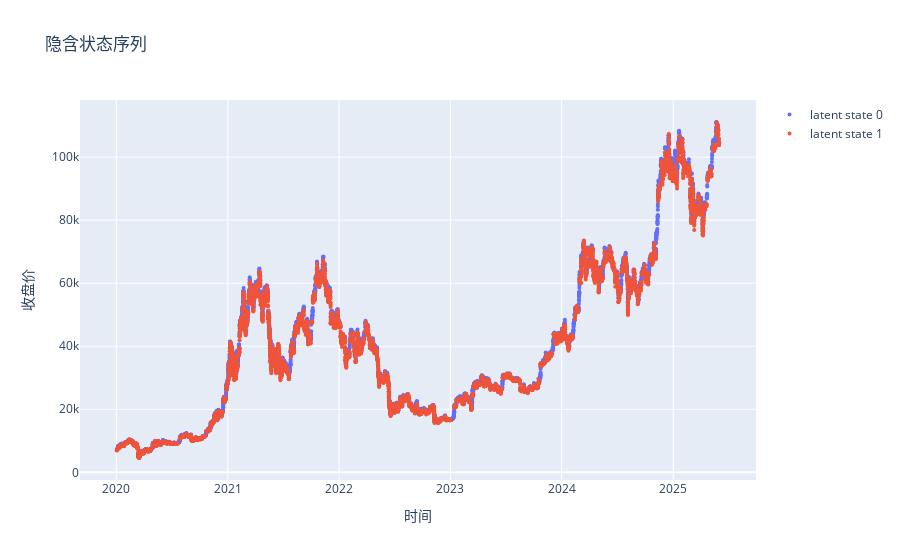

Notebook code cell kept with this figure:
### Code cell
from hmmlearn.hmm import GMMHMM  # noqa
import plotly.graph_objects as go
import plotly.express as px
import pandas as pd  # noqa

from jesse.helpers import timestamp_to_time  # noqa

mix = 3  ### GMM mix参数

close_arr = merged_bar[:, 2]
high_arr = merged_bar[:, 3][L:]
low_arr = merged_bar[:, 4][L:]

log_return = np.log(close_arr[1:] / close_arr[:-1])[L - 1 :]
log_return_L = np.log(close_arr[L:] / close_arr[:-L])
HL_diff = np.log(high_arr / low_arr)

X = np.column_stack([HL_diff, log_return_L, log_return])

datelist = np.asarray(
    [pd.Timestamp(timestamp_to_time(i)) for i in merged_bar[:, 0][L:]]
)
closeidx = merged_bar[:, 2][L:]

assert len(datelist) == len(closeidx)
assert len(datelist) == len(X)

gmm = GMMHMM(
    n_components=2,
    n_mix=mix,
    covariance_type="diag",
    n_iter=1000,
    # weights_prior=2,
    means_weight=0.5,
    random_state=741,
)
gmm.fit(X)
latent_states_sequence = gmm.predict(X)

print(np.unique(latent_states_sequence, return_counts=True))

fig = go.Figure()
colors = px.colors.qualitative.Plotly

for i in range(gmm.n_components):
    state = latent_states_sequence == i
    fig.add_trace(
        go.Scatter(
            x=datelist[state],
            y=closeidx[state],
            mode="markers",
            name=f"latent state {i}",
            marker=dict(color=colors[i % len(colors)], size=4),
        )
    )

fig.update_layout(
    title="隐含状态序列",
    xaxis_title="时间",
    yaxis_title="收盘价",
    # width=1400,
    # height=600,
    showlegend=True,
)

fig.show()

### Figure 1 — Plotly figure (JSON) as saved in the notebook; plotly's stock layout.template omitted (floating-point values rounded to 4 significant figures; data arrays with more than 128 entries replaced by an {"elided": "..."} marker saying what was removed)
{"data": [{"marker": {"color": "#636EFA", "size": 4}, "mode": "markers", "name": "latent state 0", "type": "scatter", "x": {"elided": "5946 str values"}, "y": {"elided": "5946 float values"}}, {"marker": {"color": "#EF553B", "size": 4}, "mode": "markers", "name": "latent state 1", "type": "scatter", "x": {"elided": "7523 str values"}, "y": {"elided": "7523 float values"}}], "layout": {"showlegend": true, "title": {"text": "隐含状态序列"}, "xaxis": {"title": {"text": "时间"}}, "yaxis": {"title": {"text": "收盘价"}}}}
